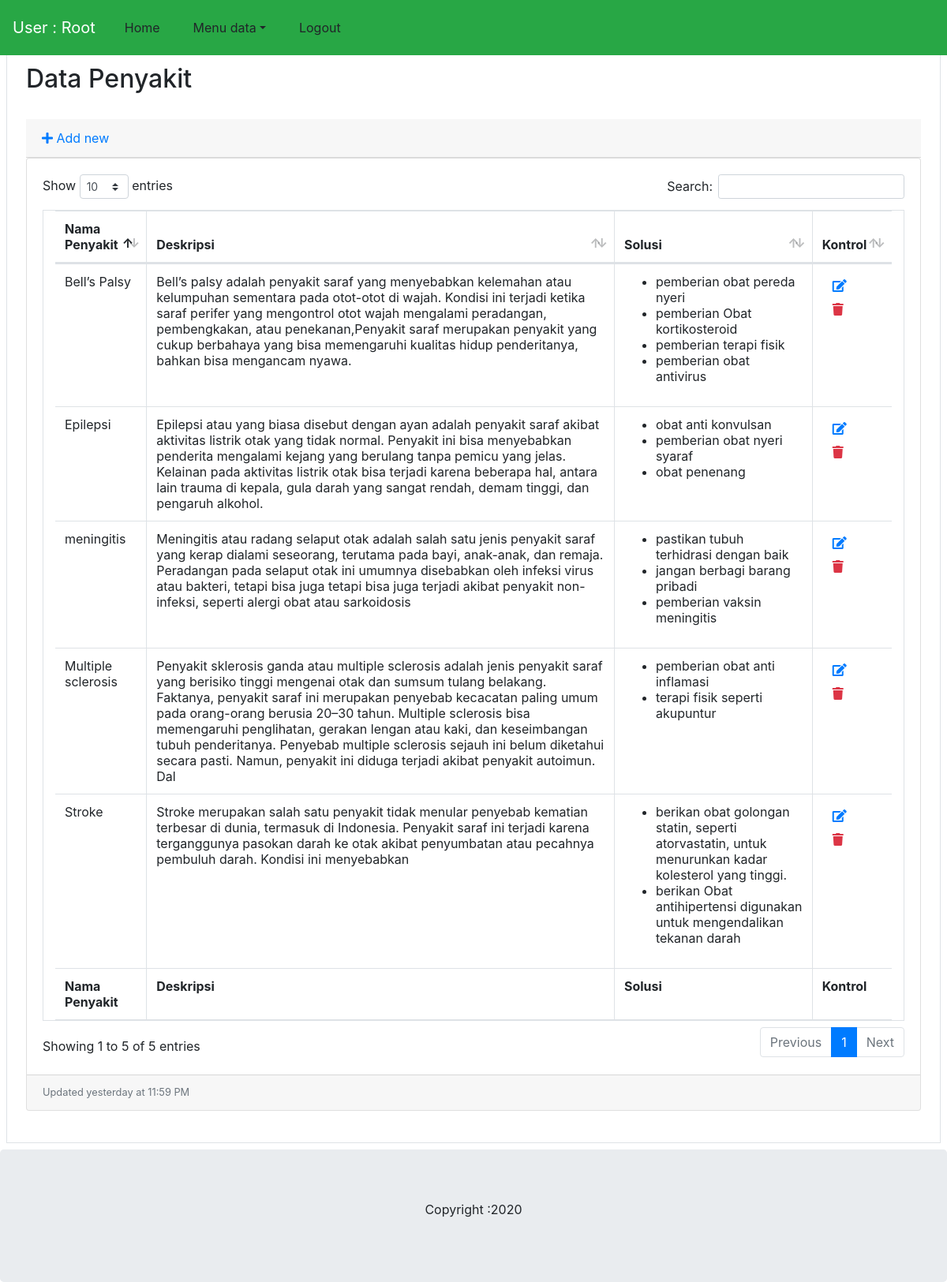
Screenshot of /?a=Penyakit (signed in) with the database file from the repository.
### tables this page shows
CREATE TABLE `user` (
  `id_user` varchar(5) NOT NULL,
  `nm_user` varchar(30) NOT NULL,
  `password` varchar(100) NOT NULL,
  PRIMARY KEY (`id_user`)
);

CREATE TABLE `penyakit` (
  `kd_pen` varchar(4) NOT NULL,
  `nm_pen` varchar(30) NOT NULL,
  `des_pen` varchar(500) NOT NULL,
  `kd_sol` varchar(255) NOT NULL,
  PRIMARY KEY (`kd_pen`)
);

CREATE TABLE `sol` (
  `kd_sol` varchar(5) NOT NULL,
  `sol` varchar(255) NOT NULL,
  PRIMARY KEY (`kd_sol`)
);

### system/Controller.php (called while the page is built, shortened)
<?php
class Controller{
	public function view($dir,$data=array()){
		require_once "app/Views/".$dir.".php";
	}
	public function model($dir){
		$dir=new $dir();
		return $dir;
	}
}
?>

### app/Models/Model_user.php (called while the page is built, shortened)
<?php
class Model_user{
	private $table="user";
	private $db;
	public function __construct(){
		$this->db=new Db;
	}
	public function read_one($a){
		$gej=$this->db->query("SELECT * FROM ".$this->table." WHERE id_user='".$a."'")->result();
		return $gej;
	}
}
?>

### app/Models/Model_penyakit.php (called while the page is built, shortened)
<?php
class Model_penyakit{
	private $table="penyakit";
	private $db;
	public function __construct(){
		$this->db=new Db;
	}
	public function read_data(){
		$ker=$this->db->query("SELECT * FROM ".$this->table)->result();
		return $ker;
	}
}
?>

### app/Models/Model_sol.php (called while the page is built, shortened)
<?php
class Model_sol{
	private $table="sol";
	private $db;
	public function __construct(){
		$this->db=new Db;
	}
	public function read_one($a){
		$sol=$this->db->query("SELECT * FROM ".$this->table." WHERE kd_sol='".$a."'")->result();
		return $sol;
	}
}
?>

### app/Views/Admin/pen/index.php (the view, shortened to what this page needs)
<html>
<head><title>Data Penyakit</title>
	<?php require_once 'app/Views/Admin/pen/partials/header.php';?>
</head>
<body>
	<?php require_once 'app/Views/Admin/menu.php';?><br><br>
	<div class="container col-12 p-2">
		<div class="border p-4">
			<h2>Data Penyakit</h2><br>
			<div class="card-header">
						<a href="#" data-toggle="modal" data-target="#modal-add" class="add"><i class="fas fa-plus" ></i> Add new</a>
					</div>
			<div class="card mb-3">
          <div class="card-body">
            <div class="table-responsive">
<table class="table table-bordered col-md-8" id="dataTable" width="100%" cellspacing="0">
<thead>
                  <tr>
                    <th>Nama Penyakit</th>
                    <th>Deskripsi</th>
                    <th>Solusi</th>
                    <th>Kontrol</th>
                  </tr>
                </thead>
                <tfoot>
                  <tr>
                    <th>Nama Penyakit</th>
                    <th>Deskripsi</th>
                    <th>Solusi</th>
                    <th>Kontrol</th>
                  </tr>
                </tfoot>
                <tbody>
<?php foreach ($data as $dt) {?>
				  <tr>
                    <td><?php echo $dt["nm_pen"];?></td>
                    <td><?php echo $dt["des_pen"];?></td>
                    <td><ul><?php
                     $sol=explode(",", $dt["kd_sol"]);
                     foreach ($sol as $sl){
                     	$hasil=$this->model("Model_sol")->read_one($sl);
                     	echo "<li>".$hasil[0]["sol"]."</li>";
                     }
                     ?></ul>
                 	</td>
                    <td><a href="#" class="text-primary btn btn-small" data-target="#modal-edit" data-toggle="modal" title="Edit data"><i class="edit fas fa-edit" data-id="<?php echo $dt["kd_pen"];?>"></i></a>   <a class="text-danger btn btn-small" href="?a=Penyakit/Del&&key=<?php echo $dt["kd_pen"];?>" title="Hapus Data"><i class="fas fa-trash"></i></a></td>
                  </tr>
				<?php } ?>
				</tbody>
				</table>
				</div>
          </div>
          <div class="card-footer small text-muted">Updated yesterday at 11:59 PM</div>
        </div>
		</div>
	</div>
		<div class="jumbotron text-center" style="margin-bottom: 0">
			<p>Copyright :2020</p>
		</div>
</body>
</html>

### index.php (shortened to what this page needs)
<?php
require_once "system/Controller.php";
$controller=DEV_CON;
$function="index";
if(isset($_GET["a"])){
	$controller="";
	if(array_key_exists($_GET["a"], $route)){
		$url=explode("/", $route[$_GET["a"]]);
	}
	else{
		$url=explode("/", $_GET["a"]);
	}
	if(count($url)==1){
	$controller=$url[0];
	}
}
$controller_file="app/Controllers/".$controller.".php";
if(file_exists($controller_file)){
		$class=new $class();
		$class->$function();
}
else{
	http_response_code(404);
	echo "404 Not found";
}
?>

### app/Controllers/Penyakit.php (shortened to what this page needs)
<?php
class Penyakit extends Controller{
	public function index(){
		if(isset($_SESSION["id"])){
		$data=$this->model("Model_penyakit")->read_data();
		$this->view("Admin/pen/index",$data);
	}else{
			header("Location: index.php");
		}
	}
}
?>

### app/Views/Admin/pen/partials/header.php (shortened to what this page needs)
<link href="assets/css/bootstrap.min.css" rel="stylesheet">
<link href="assets/fontawesome-free/css/all.min.css" rel="stylesheet" type="text/css">
 	<link href="assets/css/dataTables.bootstrap4.css" rel="stylesheet">
 	<link href="assets/css/sb-admin.css" rel="stylesheet">

### app/Views/Admin/menu.php (shortened to what this page needs)
<?php
$nm_user=$this->model("Model_user")->read_one($_SESSION["id"]);
$nm_user=$nm_user[0]["nm_user"];
?>
<nav class="navbar navbar-expand-md bg-success navbar-dark" style="position: fixed; z-index: 1000;width: 100%">
	<a class="navbar-brand" href="#">User : <?php echo $nm_user;?></a>
	<div class="collapse navbar-collapse" id="collapsiblenavbar">
		<ul class="navbar-nav">
			<li class="nav-item">
				<div class='nav-link'>
					<a class="btn sing-it" href="index.php">Home</a>
				</div>
			</li>
			<li class="nav-item">
				<div class="dropdown nav-link">
					<button class="btn dropdown-toggle" type="button" data-toggle="dropdown">Menu data</button>
				</div>
			</li>
			<li class="nav-item">
				<div class='nav-link'>
					<a class="btn sing-it" href="?a=Home/logout">Logout</a>
				</div>
			</li>
		</ul>
	</nav>

### rows the page displays
user: nm_user "Root"
penyakit: nm_pen "meningitis", des_pen "Meningitis atau radang selaput otak adalah salah satu jenis penyakit saraf yang kerap dialami seseorang, terutama pada bayi, anak-anak, dan remaja. Peradangan pada selaput otak ini umumnya disebabkan oleh infeksi virus atau bakteri, tetapi bisa juga tetapi bisa juga terjadi akibat penyakit non-infeksi, seperti alergi obat atau sarkoidosis"
sol: sol "pastikan tubuh terhidrasi dengan baik"
sol: sol "jangan berbagi barang pribadi"
sol: sol "pemberian vaksin meningitis"
penyakit: nm_pen "Stroke", des_pen "Stroke merupakan salah satu penyakit tidak menular penyebab kematian terbesar di dunia, termasuk di Indonesia. Penyakit saraf ini terjadi karena terganggunya pasokan darah ke otak akibat penyumbatan atau pecahnya pembuluh darah. Kondisi ini menyebabkan"
sol: sol "berikan obat golongan statin, seperti atorvastatin, untuk menurunkan kadar kolesterol yang tinggi."
sol: sol "berikan Obat antihipertensi digunakan untuk mengendalikan tekanan darah"
penyakit: nm_pen "Multiple sclerosis", des_pen "Penyakit sklerosis ganda atau multiple sclerosis adalah jenis penyakit saraf yang berisiko tinggi mengenai otak dan sumsum tulang belakang. Faktanya, penyakit saraf ini merupakan penyebab kecacatan paling umum pada orang-orang berusia 20–30 tahun. Multiple sclerosis bisa memengaruhi penglihatan, gerakan lengan atau kaki, dan keseimbangan tubuh penderitanya. Penyebab multiple sclerosis sejauh ini belum diketahui secara pasti. Namun, penyakit ini diduga terjadi akibat penyakit autoimun. Dal"
sol: sol "pemberian obat anti inflamasi"
sol: sol "terapi fisik seperti akupuntur"
penyakit: nm_pen "Epilepsi", des_pen "Epilepsi atau yang biasa disebut dengan ayan adalah penyakit saraf akibat aktivitas listrik otak yang tidak normal. Penyakit ini bisa menyebabkan penderita mengalami kejang yang berulang tanpa pemicu yang jelas. Kelainan pada aktivitas listrik otak bisa terjadi karena beberapa hal, antara lain trauma di kepala, gula darah yang sangat rendah, demam tinggi, dan pengaruh alkohol."
sol: sol "obat anti konvulsan"
sol: sol "pemberian obat nyeri syaraf"
sol: sol "obat penenang"
penyakit: nm_pen "Bell’s Palsy", des_pen "Bell’s palsy adalah penyakit saraf yang menyebabkan kelemahan atau kelumpuhan sementara pada otot-otot di wajah. Kondisi ini terjadi ketika saraf perifer yang mengontrol otot wajah mengalami peradangan, pembengkakan, atau penekanan,Penyakit saraf merupakan penyakit yang cukup berbahaya yang bisa memengaruhi kualitas hidup penderitanya, bahkan bisa mengancam nyawa."
sol: sol "pemberian obat pereda nyeri"
sol: sol "pemberian Obat kortikosteroid"
sol: sol "pemberian terapi fisik"
sol: sol "pemberian obat antivirus"
